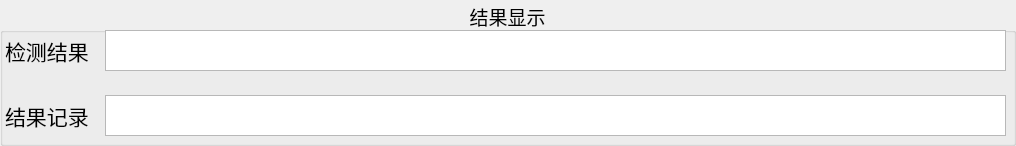
   <widget class="QGroupBox" name="groupBox_3">
    <property name="geometry">
     <rect>
      <x>10</x>
      <y>515</y>
      <width>1016</width>
      <height>146</height>
     </rect>
    </property>
    <property name="font">
     <font>
      <family>幼圆</family>
      <pointsize>14</pointsize>
     </font>
    </property>
    <property name="inputMethodHints">
     <set>Qt::ImhNone</set>
    </property>
    <property name="title">
     <string>结果显示</string>
    </property>
    <property name="alignment">
     <set>Qt::AlignCenter</set>
    </property>
    <property name="flat">
     <bool>false</bool>
    </property>
    <property name="checkable">
     <bool>false</bool>
    </property>
    <widget class="QLabel" name="label_operator_15">
     <property name="geometry">
      <rect>
       <x>5</x>
       <y>35</y>
       <width>91</width>
       <height>31</height>
      </rect>
     </property>
     <property name="font">
      <font>
       <family>幼圆</family>
       <pointsize>16</pointsize>
      </font>
     </property>
     <property name="text">
      <string>检测结果</string>
     </property>
     <property name="textFormat">
      <enum>Qt::AutoText</enum>
     </property>
    </widget>
    <widget class="QTableView" name="tableView_2">
     <property name="geometry">
      <rect>
       <x>105</x>
       <y>30</y>
       <width>901</width>
       <height>41</height>
      </rect>
     </property>
    </widget>
    <widget class="QLabel" name="label_operator_16">
     <property name="geometry">
      <rect>
       <x>5</x>
       <y>100</y>
       <width>91</width>
       <height>31</height>
      </rect>
     </property>
     <property name="font">
      <font>
       <family>幼圆</family>
       <pointsize>16</pointsize>
      </font>
     </property>
     <property name="text">
      <string>结果记录</string>
     </property>
     <property name="textFormat">
      <enum>Qt::AutoText</enum>
     </property>
    </widget>
    <widget class="QTableView" name="tableView">
     <property name="geometry">
      <rect>
       <x>105</x>
       <y>95</y>
       <width>901</width>
       <height>41</height>
      </rect>
     </property>
    </widget>
   </widget>
